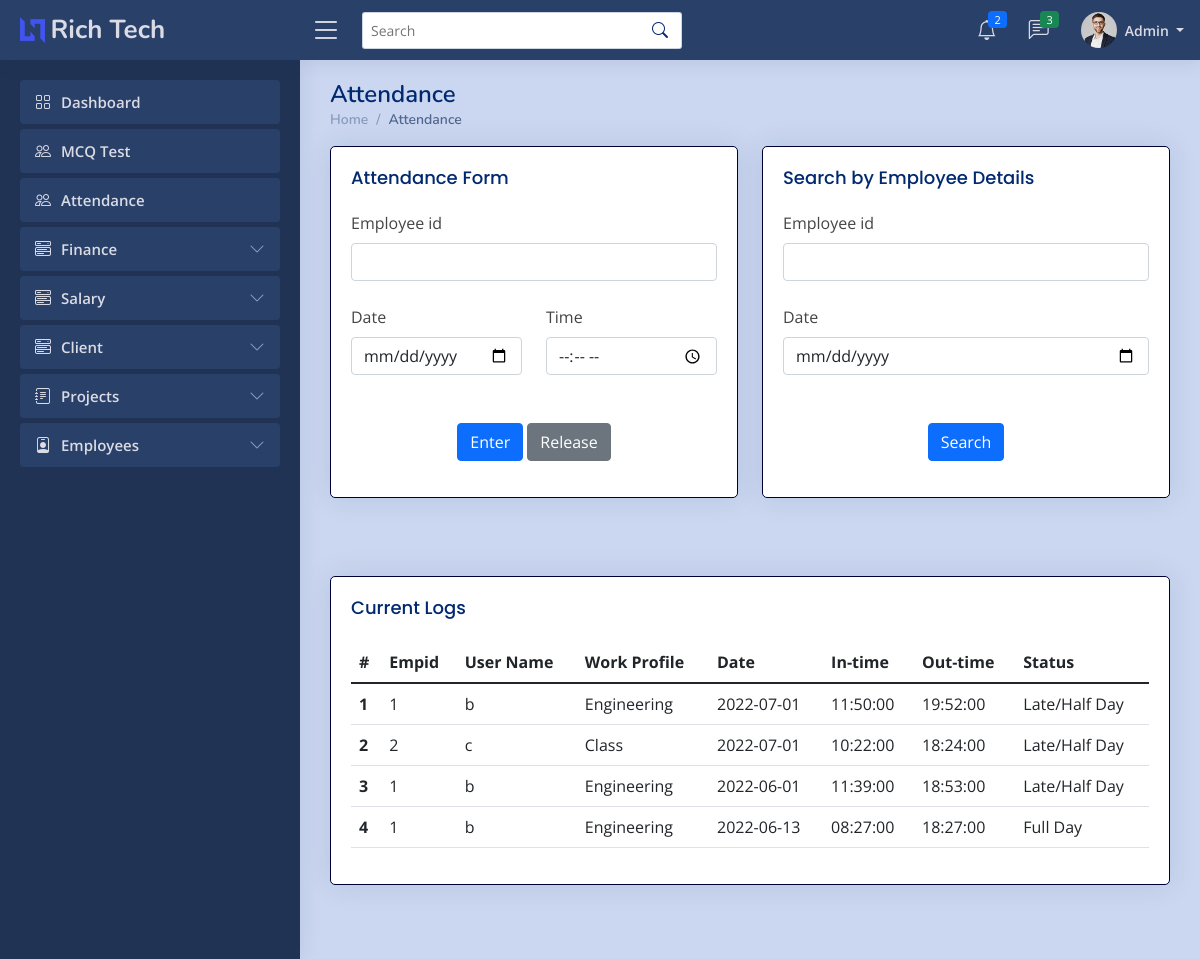
Screenshot of /admin/attendance.php (signed in) with the database file from the repository.
### tables this page shows
CREATE TABLE `attendancet` (
  `Id` int(7) NOT NULL,
  `uname` varchar(255) NOT NULL,
  `empid` varchar(255) NOT NULL,
  `ddate` date NOT NULL,
  `intime` time NOT NULL,
  `outtime` time DEFAULT NULL,
  `fullday` text DEFAULT NULL
);

CREATE TABLE `empt` (
  `Id` int(7) NOT NULL,
  `uname` varchar(255) NOT NULL,
  `empid` varchar(255) NOT NULL,
  `ename` varchar(255) NOT NULL,
  `deptname` varchar(255) NOT NULL,
  `email` varchar(255) NOT NULL,
  `mobile` varchar(14) NOT NULL,
  `dob` datetime NOT NULL,
  `eaddress` varchar(255) NOT NULL,
  `pphoto` longblob NOT NULL,
  `cv` longblob NOT NULL,
  `bio` longtext NOT NULL,
  `github` varchar(255) NOT NULL,
  `twitter` varchar(255) NOT NULL,
  `insta` varchar(255) NOT NULL,
  `linkedin` varchar(255) NOT NULL,
  `wstatus` varchar(20) NOT NULL
);

### admin/attendance.php (the view, shortened to what this page needs)
<?php
    if ($_SESSION['erole']=="admin"){
    ?>
<!DOCTYPE html>
<html lang="en">
    <head>
        <link href="../assets/vendor/bootstrap/css/bootstrap.min.css" rel="stylesheet">
        <link rel="stylesheet" href="../assets/vendor/bootstrap-icons/bootstrap-icons.css?v=<?php echo time(); ?>">
        <link href="../assets/vendor/boxicons/css/boxicons.min.css" rel="stylesheet">
        <link href="../assets/vendor/quill/quill.snow.css" rel="stylesheet">
        <link href="../assets/vendor/quill/quill.bubble.css" rel="stylesheet">
        <link href="../assets/vendor/remixicon/remixicon.css" rel="stylesheet">
        <link href="../assets/vendor/simple-datatables/style.css" rel="stylesheet">
        <link rel="stylesheet" href="../assets/css/style.css?v=<?php echo time(); ?>">
    </head>
    <body>
        <?php include 'imports/nav-admin.php'; ?>
        <main id="main" class="main">
        <div class="pagetitle">
                <h1>Attendance</h1>
                <nav>
                    <ol class="breadcrumb">
                        <li class="breadcrumb-item"><a href="index.php">Home</a></li>
                        <li class="breadcrumb-item active">Attendance</li>
                    </ol>
                </nav>
            </div>
            <div class="row">
            <div class="col-lg-6 col-md-6" style="float:left; width:50%;">
                <div class="card" >
                    <div class="card-body">
                        <h5 class="card-title">Attendance Form</h5>
                        <form class="row mb-3" method="POST" action="attendanceBackend.php">
                            <div class="col-12">
                                <label for="inputNanme4" class="form-label">Employee id</label>
                                <input type="text" class="form-control" id="empid" name="empid" required="">
                                <br />
                            </div>
                            <div class="col-md-6">
                                <label for="inputEmail4" class="form-label">Date</label>
                                <input type="date" class="form-control" id="date" name="date" placeholder="Date" required="">
                            </div>
                            <div class="col-md-6">
                                <label for="inputEmail4" class="form-label">Time</label>
                                <input type="time" class="form-control" id="time" name="time" placeholder="Time" required="">
                                <br />
                            </div>
                            <div class="text-center">
                                <br>
                                <button type="submit" name="intime" class="btn btn-primary">Enter</button>
                                <button type="submit" name="outtime" class="btn btn-secondary">Release</button>
                            </div>
                        </form>
                    </div>
                </div>
            </div>
            <div class="col-lg-6 col-md-6" style="float:right;">
                <div class="card">
                    <div class="card-body">
                        <h5 class="card-title">Search by Employee Details</h5>
                        <form class="row mb-3" action="" method="POST">
                            <div class="col-12">
                                <label for="inputNanme4" class="form-label">Employee id</label>
                                <input type="text" class="form-control" id="empid" name="empid" required="">
                                <br />
                            </div>
                            <div class="col-md-12">
                                <label for="inputEmail4" class="form-label">Date</label>
                                <input type="date" class="form-control" id="date" name="date" placeholder="Date">
                            </div>
                            <div class="text-center">
                                <button type="submit" name="searchattendance" class="btn btn-primary">Search</button>
                            </div>
                        </form>
                    </div>
                </div>
            </div>
            </div>
            <br>
            <br>
            <section class="section dashboard">
                <div class="row">
                    <div class="col-md-12">
                        <div class="card">
                            <div class="card-body">
                                <h5 class="card-title">Current Logs</h5>
                                <?php
                                    include '../imports/config.php';
                                    $conn=mysqli_connect($server_name,$username,$password,$database_name);
                                    if(isset($_POST['searchattendance']) ){
                                        $empid=$_POST['empid'];
                                        $date=$_POST['date'];
                                        if ($date !="") {
                                            $sql="SELECT * FROM attendancet WHERE empid='$empid' AND ddate='$date' ORDER BY Id DESC";
                                            $records=mysqli_query($conn,$sql);
                                        }else{
                                            $sql="SELECT * FROM attendancet WHERE empid='$empid' ORDER BY Id DESC";
                                            $records=mysqli_query($conn,$sql);
                                        }
                                        if(mysqli_num_rows($records)>0){
                                            $n=1;
                                            echo '<div class="table-responsive">';
                                            echo '<table class="table datatable">';
                                                echo '<thead class="thead-dark">';
                                                    echo '<tr>';
                                                    echo '<th scope="col">#</th>';
                                                    echo '<th scope="col">Empid</th>';
                                                    echo '<th scope="col">User Name</th>';
                                                    echo '<th scope="col">Work-Profile</th>';
                                                    echo '<th scope="col">Date</th>';
                                                    echo '<th scope="col">In-time</th>';
                                                    echo '<th scope="col">Out-time</th>';
                                                    echo '<th scope="col">Status</th>';
                                                    echo '</tr>';
                                                echo '</thead>';
                                                echo '<tbody>';
                                                while($data = mysqli_fetch_array($records)){
                                                    $empid=$data['empid'];
                                                    $ename=$data['uname'];
                                                    $ddate=$data['ddate'];
                                                    $mysql = "SELECT bio from empt where empid='$empid'";
                                                    $result2 = mysqli_query($conn, $mysql);
                                                    $row2 = mysqli_fetch_assoc($result2);
                                                    $bio = $row2['bio'];
                                                    $intime=$data['intime'];
                                                    $outtime=$data['outtime'];
                                                    if ($outtime=="") {
                                                        $outtime="Working";
                                                    }
                                                    $status=$data['fullday'];
                                                    if ($status=="True") {
                                                        $status="Full Day";
                                                    }
                                                    elseif ($status=="False" && $outtime=="Working") {
                                                        $status="";
                                                    }
                                                    else{
                                                        $status="Late/Half Day";
                                                    }
                                                    echo '<tr>
                                                            <th scope="row">'.$n.'</th>
                                                            <td>'.$empid.'</td>
                                                            <td>'.$ename.'</td>
                                                            <td>'.$bio.'</td>
                                                            <td>'.$ddate.'</td>
                                                            <td>'.$intime.'</td>
                                                            <td>'.$outtime.'</td>
                                                            <td>'.$status.'</td>
                                                            </tr>';
                                                    $n+=1;
                                                }
                                                echo '</tbody>
                                        </table>';
                                        echo '</div>';
                                        }
                                        else{
                                            echo "No data found";
                                        }
                                    }else{
                                        $sql_query = "SELECT * from attendancet ORDER BY Id DESC";
                                        $records = mysqli_query($conn, $sql_query);
                                        $n=1;
                                        echo '<div class="table-responsive">';
                                        echo '<table class="table datatable">';
                                            echo '<thead class="thead-dark">';
                                                echo '<tr>';
                                                echo '<th scope="col">#</th>';
                                                echo '<th scope="col">Empid</th>';
                                                echo '<th scope="col">User Name</th>';
                                                echo '<th scope="col">Work Profile</th>';
                                                echo '<th scope="col">Date</th>';
                                                echo '<th scope="col">In-time</th>';
                                                echo '<th scope="col">Out-time</th>';
                                                echo '<th scope="col">Status</th>';
                                                echo '</tr>';
                                            echo '</thead>';
                                            echo '<tbody>';
                                            while($data = mysqli_fetch_array($records)){
                                                $empid=$data['empid'];
                                                $ename=$data['uname'];
                                                $ddate=$data['ddate'];
                                                $mysql = "SELECT bio from empt where empid='$empid'";
                                                $result2 = mysqli_query($conn, $mysql);
                                                $row2 = mysqli_fetch_assoc($result2);
                                                $bio = $row2['bio'];
                                                $intime=$data['intime'];
                                                $outtime=$data['outtime'];
                                                $status=$data['fullday'];
                                                if ($status=="True") {
                                                    $status="Full Day";
                                                }
                                                elseif ($status=="False" && $outtime=="Working") {
                                                    $status="";
                                                }
                                                else{
                                                    $status="Late/Half Day";
                                                }
                                                echo '<tr>
                                                        <th scope="row">'.$n.'</th>
                                                        <td>'.$empid.'</td>
                                                        <td>'.$ename.'</td>
                                                        <td>'.$bio.'</td>
                                                        <td>'.$ddate.'</td>
                                                        <td>'.$intime.'</td>
                                                        <td>'.$outtime.'</td>
                                                        <td>'.$status.'</td>
                                                        </tr>';
                                                $n+=1;
                                            }
                                            echo '</tbody>
                                            </table>';
                                            echo '</div>';
                                        }
                                    ?>
                            </div>
                        </div>
                    </div>
                </div>
            </section>
        </main>
    </body>
</html>
<?php
    }
    else{
    ob_start();
    header('Location: '.'../index.php');
    ob_end_flush();
    die();
    }
    ?>

### assets/css/style.css (style rules this page uses)
:root { scroll-behavior: smooth; }
body { font-family: "Open Sans", sans-serif; background: #cbd7f0; color: #444444; }
a { color: #4154f1; text-decoration: none; }
h1, h2, h3, h4, h5, h6 { font-family: "Nunito", sans-serif; }
#main { margin-top: 60px; padding: 20px 30px; transition: all 0.3s; }
.pagetitle { margin-bottom: 10px; }
.pagetitle h1 { font-size: 24px; margin-bottom: 0; font-weight: 600; color: #012970; }
.card { margin-bottom: 30px; border-width: 1px; border-color: #000033; border-radius: 5px; box-shadow: 0px 0 30px rgba(1, 41, 112, 0.1); }
.card-title { padding: 20px 0 15px 0; font-size: 18px; font-weight: 500; color: #012970; font-family: "Poppins", sans-serif; }
.card-body { padding: 0 20px 20px 20px; }
.breadcrumb { font-size: 14px; font-family: "Nunito", sans-serif; color: #899bbd; font-weight: 600; }
.breadcrumb a { color: #899bbd; transition: 0.3s; }
.breadcrumb .breadcrumb-item::before { color: #899bbd; }
.breadcrumb .active { color: #51678f; font-weight: 600; }
@media (min-width: 1200px) { #main, #footer { margin-left: 300px; } }

### rows the page displays
attendancet: empid "1", uname "b", empt.bio "Engineering", ddate "2022-07-01", intime "11:50:00", outtime "19:52:00", status "Late/Half Day"
attendancet: empid "2", uname "c", empt.bio "Class", ddate "2022-07-01", intime "10:22:00", outtime "18:24:00", status "Late/Half Day"
attendancet: empid "1", uname "b", empt.bio "Engineering", ddate "2022-06-01", intime "11:39:00", outtime "18:53:00", status "Late/Half Day"
attendancet: empid "1", uname "b", empt.bio "Engineering", ddate "2022-06-13", intime "08:27:00", outtime "18:27:00", fullday "Full Day"

### other values shown
$count "2"
